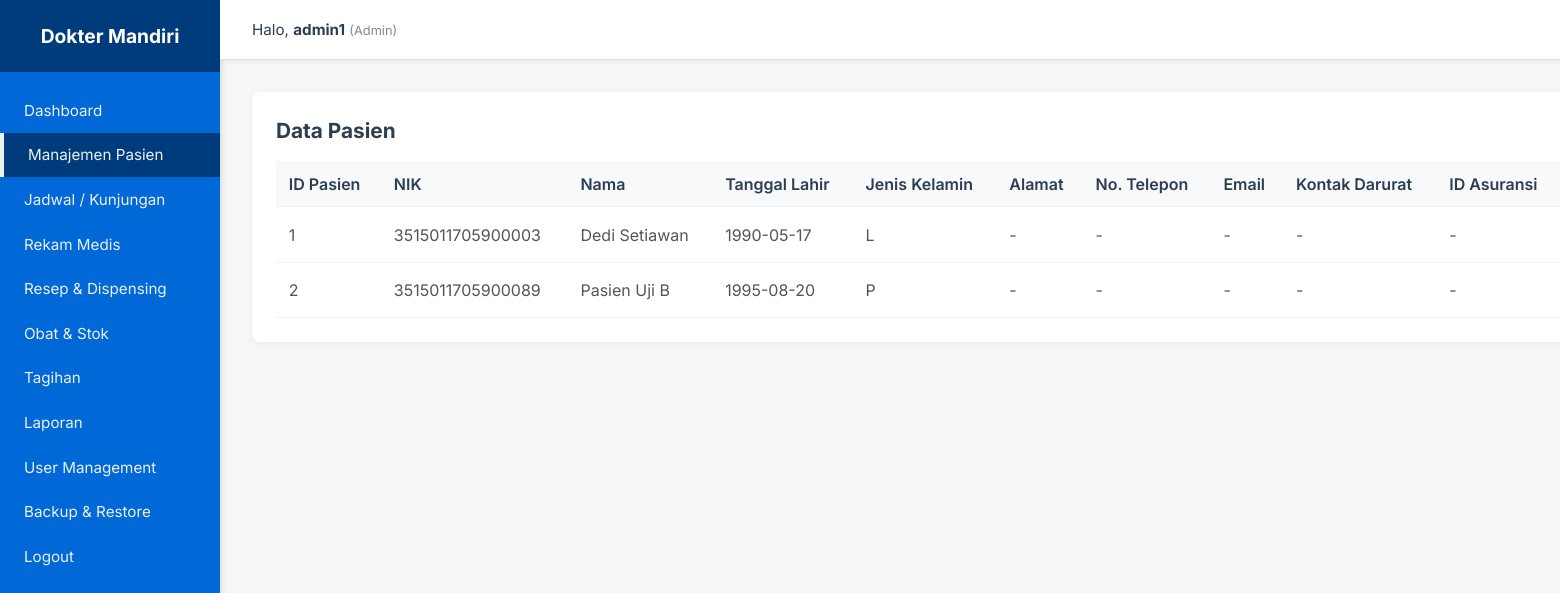
Page /klinik-mandiri/views/pasien.php (signed in) on the committed database.
### tables this page shows
CREATE TABLE Pasien (
    patient_id INT PRIMARY KEY AUTO_INCREMENT,
    nik VARCHAR(16) UNIQUE NOT NULL,
    nama VARCHAR(100) NOT NULL,
    tgl_lahir DATE NOT NULL,
    jenis_kelamin ENUM('L', 'P') NOT NULL,
    alamat TEXT,
    no_telpon VARCHAR(20),
    email VARCHAR(100),
    kontak_darurat VARCHAR(50),
    asuransi_id VARCHAR(50),

    CONSTRAINT chk_nik
    CHECK (CHAR_LENGTH(nik)=16)
);

### klinik-mandiri/views/pasien.php (the view, shortened to what this page needs)
<?php
$role_aktif = isset($_SESSION['role']) ? $_SESSION['role'] : 'Staf';
include '../config/koneksi.php';
$db = isset($koneksi) ? $koneksi : $GLOBALS['koneksi'];
$daftar_pasien = [];
try {
    if (isset($db)) {
        $query = $db->query("SELECT * FROM Pasien ORDER BY patient_id ASC");
        $daftar_pasien = $query->fetchAll(PDO::FETCH_ASSOC);
    }
} catch (PDOException $e) {
    error_log("Database Error pada pasien.php: " . $e->getMessage());
    $error_message = "Gagal memuat data pasien.";
}
?>
<!DOCTYPE html>
<html lang="id">
<head>
    <link rel="stylesheet" href="../assets/style.css">
</head>
<body>
    <div class="app-container">
        <aside class="sidebar">
            <div class="sidebar-header">Dokter Mandiri</div>
            <ul class="sidebar-menu">
                <li><a href="dashboard.php">Dashboard</a></li>
                <li><a href="pasien.php" class="active">Manajemen Pasien</a></li>
                <li><a href="kunjungan.php">Jadwal / Kunjungan</a></li>
                <?php if (in_array($role_aktif, ['Admin', 'Dokter', 'Perawat'])): ?>
                    <li><a href="rekam_medis.php">Rekam Medis</a></li>
                <?php endif; ?>
                <?php if (in_array($role_aktif, ['Admin', 'Dokter', 'Apoteker'])): ?>
                    <li><a href="resep.php">Resep & Dispensing</a></li>
                    <li><a href="obat.php">Obat & Stok</a></li>
                <?php endif; ?>
                <?php if (in_array($role_aktif, ['Admin', 'Resepsionis'])): ?>
                    <li><a href="tagihan.php">Tagihan</a></li>
                <?php endif; ?>
                <li><a href="laporan.php">Laporan</a></li>
                <?php if ($role_aktif === 'Admin'): ?>
                    <li><a href="users.php">User Management</a></li>
                    <li><a href="utility.php">Backup & Restore</a></li>
                <?php endif; ?>
                <li><a href="#" onclick="logout(); return false;">Logout</a></li>
            </ul>
        </aside>
        <div class="main-content">
            <header class="topbar">
                <div>Halo, <strong id="userDisplay"><?= htmlspecialchars($_SESSION['username']); ?></strong> <span style="font-size: 0.8rem; color: #7f8c8d;">(<?= htmlspecialchars($role_aktif); ?>)</span></div>
            </header>
            <main class="content-area">
                <div class="table-container patient-scroll-box">
                    <div class="table-header">
                        <h2>Data Pasien</h2>
                    </div>
                    <table>
                        <thead>
                            <tr>
                                <th>ID Pasien</th>
                                <th>NIK</th>
                                <th>Nama</th>
                                <th>Tanggal Lahir</th>
                                <th>Jenis Kelamin</th>
                                <th>Alamat</th>
                                <th>No. Telepon</th>
                                <th>Email</th>
                                <th>Kontak Darurat</th>
                                <th>ID Asuransi</th>
                            </tr>
                        </thead>
                        <tbody>
                            <?php if (!empty($daftar_pasien)): ?>
                                <?php foreach ($daftar_pasien as $pasien): ?>
                                    <tr>
                                        <td><?= htmlspecialchars($pasien['patient_id']); ?></td>
                                        <td><?= htmlspecialchars($pasien['nik'] ?? '-'); ?></td>
                                        <td><?= htmlspecialchars($pasien['nama'] ?? '-'); ?></td>
                                        <td><?= !empty($pasien['tgl_lahir']) ? date('Y-m-d', strtotime($pasien['tgl_lahir'])) : '-'; ?></td>
                                        <td><?= htmlspecialchars($pasien['jenis_kelamin'] ?? '-'); ?></td>
                                        <td><?= htmlspecialchars($pasien['alamat'] ?? '-'); ?></td>
                                        <td><?= htmlspecialchars($pasien['no_telpon'] ?? '-'); ?></td>
                                        <td><?= htmlspecialchars($pasien['email'] ?? '-'); ?></td>
                                        <td><?= htmlspecialchars($pasien['kontak_darurat'] ?? '-'); ?></td>
                                        <td><?= htmlspecialchars($pasien['asuransi_id'] ?? '-'); ?></td>
                                    </tr>
                                <?php endforeach; ?>
                            <?php endif; ?>
                        </tbody>
                    </table>
                </div>
            </main>
        </div>
    </div>
</body>
</html>

### klinik-mandiri/assets/style.css (style rules this page uses)
* { margin: 0; padding: 0; box-sizing: border-box; font-family: 'Inter', sans-serif; }
body { background-color: #f4f7f6; color: #333; }
.app-container { display: flex; min-height: 100vh; }
.sidebar { width: 220px; background-color: #0068d7; color: #fff; display: flex; flex-direction: column; box-shadow: 2px 0 5px rgba(0, 0, 0, 0.1); }
.sidebar-header { padding: 1.5rem; background-color: #003c7c; text-align: center; font-weight: bold; font-size: 1.2rem; }
.sidebar-menu { list-style: none; padding: 1rem 0; overflow-y: auto; }
.sidebar-menu li a { color: #ecf0f1; text-decoration: none; padding: 0.8rem 1.5rem; display: block; transition: 0.2s; font-size: 0.95rem; }
.sidebar-menu li a:hover, .sidebar-menu li a.active { background-color: #003c7c; border-left: 4px solid #ecf0f1; padding-left: 1.5rem; }
.main-content { flex: 1; display: flex; flex-direction: column; }
.topbar { background-color: #fff; height: 60px; display: flex; justify-content: space-between; align-items: center; padding: 0 2rem; box-shadow: 0 2px 4px rgba(0,0,0,0.05); border-bottom: 1px solid #e0e0e0; }
.topbar div { font-size: 0.95rem; color: #2c3e50; }
.content-area { padding: 2rem; flex: 1; overflow-y: auto; }
.table-container { background: #fff; padding: 1.5rem; border-radius: 8px; box-shadow: 0 2px 5px rgba(0,0,0,0.05); margin-bottom: 1.5rem; }
.table-header { display: flex; justify-content: space-between; align-items: center; margin-bottom: 1rem; }
.table-header h2 { font-size: 1.3rem; color: #2c3e50; }
table { width: 100%; border-collapse: collapse; }
table th, table td { padding: 0.8rem; text-align: left; border-bottom: 1px solid #eee; }
table th { background-color: #f8f9fa; font-weight: 600; color: #2c3e50; }
table td { color: #555; }
.patient-scroll-box { width: 100%; max-width: 100%; overflow-x: auto; overflow-y: hidden; }
.patient-scroll-box table { width: max-content; min-width: 1600px; }
.sidebar { min-width: 220px; width: 220px; flex-shrink: 0; }

### rows in the picture
pasien: patient_id "1", nik "3515011705900003", nama "Dedi Setiawan", tgl_lahir "1990-05-17", jenis_kelamin "L", alamat "-", no_telpon "-", email "-", kontak_darurat "-", asuransi "-"
pasien: patient_id "2", nik "3515011705900089", nama "Pasien Uji B", tgl_lahir "1995-08-20", jenis_kelamin "P", alamat "-", no_telpon "-", email "-", kontak_darurat "-", asuransi "-"

### other values in the picture
$_SESSION['username'] "admin1"
$role_aktif "Admin"
